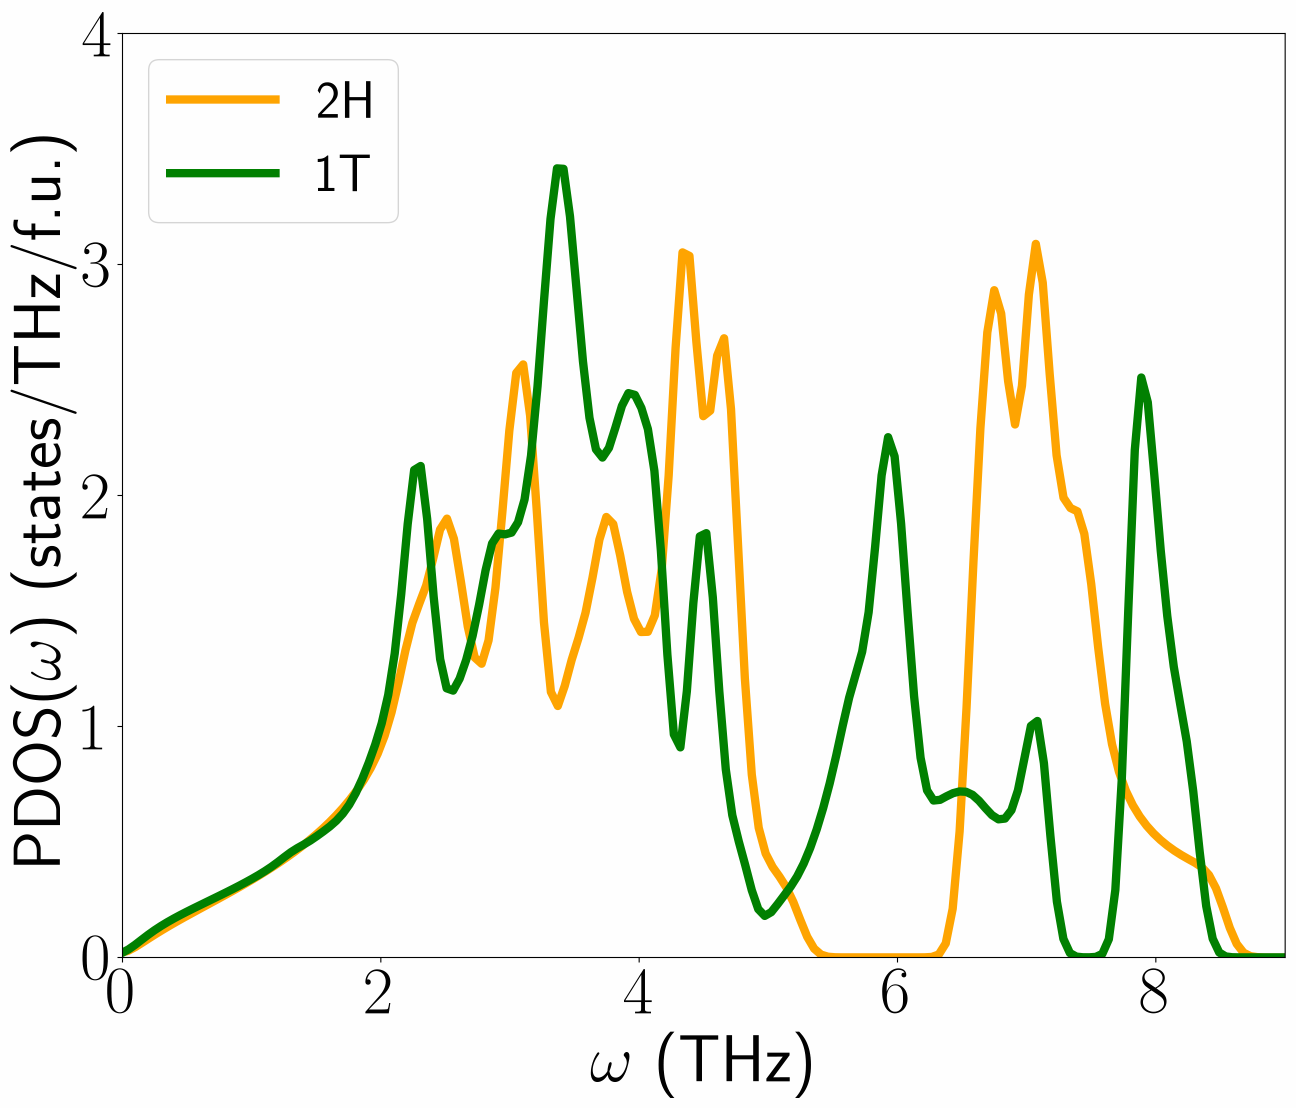

The script that saved this image:
from pylab import *
rcParams.update({'font.size': 48, 'text.usetex': True})

hdos = genfromtxt('2H/total_dos.dat',skip_header=1)
tdos = genfromtxt('1Tp/total_dos.dat',skip_header=1)

hdos[:,1] /= 2*2*2 # divide by number f.u. in a cell
tdos[:,1] /= 2*2*2 # divide by number f.u. in a cell

lws= 6
f = figure(figsize=(15,12))
plot(hdos[:,0],hdos[:,1], 'orange',lw=lws)
plot(tdos[:,0],tdos[:,1], 'g',lw=lws)
legend(['2H', '1T'],loc=2,fontsize=38)
xlabel(r'$\omega$ (THz)')
ylabel(r'PDOS($\omega$) (states/THz/f.u.)')
xlim(0,9)
ylim(0,4)
savefig('sifig1.png',dpi=300,bbox_inches='tight')
